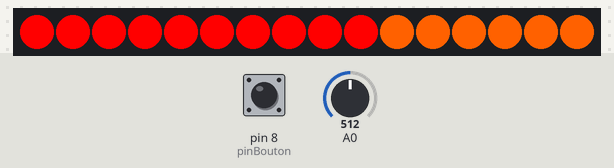
Simulated run of this sketch. Board: Arduino Uno, built with avr-gcc and run on an emulated ATmega328P. Parts: 16 RGB LEDs in strip order, left to right. Inputs (shaded band) come from the test bench; at power-on: A0 = 512, pin 8 (pinBouton) HIGH. What the sketch prints to the serial monitor is not drawn.

Above: at 1.2 s.
1.3 s: A0 set to 716
At 2.5 s:
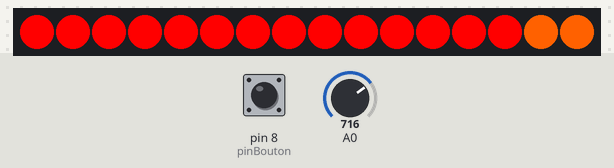
2.8 s: A0 set to 900
At 3.6 s:
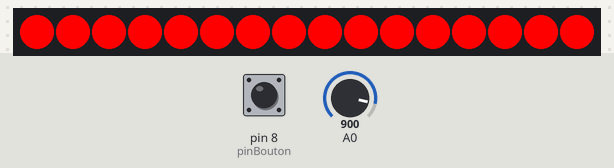
4.3 s: A0 set to 306
At 4.8 s:
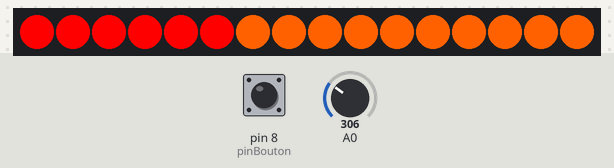
5.8 s: pin 8 (pinBouton) pulsed LOW 2 times (0.12 s each, 0.3 s apart)
Timing chart, 0 to 8.8 s (numbered marks = the images above; inputs shaded):
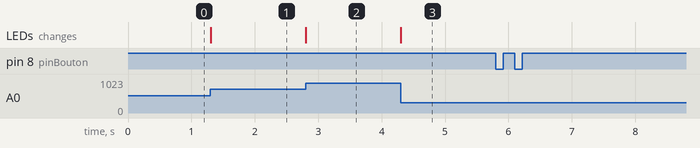

The sketch:

Lingyi_Zoe.ino
```cpp
#include <FastLED.h>
#include <EasyButton.h>


int r = 252;
int g = 0;
int b = 0;
int pinBouton = 8;
int buzzer = 9;

#define LED_PIN     7
#define NUM_LEDS   16

CRGB leds[NUM_LEDS];

int s = 0;


EasyButton button(pinBouton);

boolean updateLights = true;
boolean pupdateLights = true;


void setup() {

  FastLED.addLeds<WS2812, LED_PIN, GRB>(leds, NUM_LEDS);
  for (int i = 8; i >= 0; i--)
  {
    leds[i] = CRGB ( r, g, b);
    leds[3 - i] = CRGB (r, g, b );
    //delay(40);

  }
  FastLED.show();
  Serial.begin(9600);
  pinMode(pinBouton, INPUT);
  button.begin();
  // Add the callback function to be called when the button is pressed.
  button.onPressed(onPressed);

}

void onPressed() {
  updateLights = !updateLights;
  // goal1 = npix;
  //  if (i = 5) {
  //    tone(buzzer, 1000); // tone() is the main function to use with a buzzer, it takes 2 or 3 parameteres (buzzer pin, sound frequency, duration)
  //    delay(500);
  //    tone(buzzer, 2000); // You can also use noTone() to stop the sound it takes 1 parametere which is the buzzer pin
  //    delay(500);
  //  }

}
void loop() {


  button.read();

  s = analogRead(A0);
  // Serial.println(s);

  //  if((s>=535)&&(s<=540))
  //  {
  //    leds[8]=CRGB (20, 135, 217);
  //    leds[9]=CRGB (20, 135, 217);
  //  }
  //  else if((s>=530)&&(s<=535))
  //   {
  //     leds[8]=CRGB (20, 217, 30);
  //    leds[9]=CRGB (20, 217, 30);
  //   }
  //  else
  //  {
  //     leds[8] = CRGB ( r,g,b);
  //     leds[9] = CRGB ( r,g,b);
  //  }


  if (updateLights == true) {
    int npix = map(s, 0, 800, 0 , NUM_LEDS);
    for (int i = 0; i <= NUM_LEDS; i++)
    {
      if (i < npix) leds[i] = CRGB ( 255, 0, 0);
      else leds[i] = CRGB ( 255, 97, 0);

    }
    FastLED.show();
  } else {
    // int goal = 0;
    if (pupdateLights != updateLights) {
      int goal = map(analogRead(0), 0, 800, 0 , NUM_LEDS);

      Serial.println("button just pressed");
      Serial.println(goal);

      if (goal >= 14 || goal == 15 || goal == 13) {
        //gagne = true;
        Serial.println("gagne");
        tone(buzzer, 1000); // tone() is the main function to use with a buzzer, it takes 2 or 3 parameteres (buzzer pin, sound frequency, duration)
        delay(100);
        tone(buzzer, 2000); // You can also use noTone() to stop the sound it takes 1 parametere which is the buzzer pin
        delay(100);
        tone(buzzer, 1000); // tone() is the main function to use with a buzzer, it takes 2 or 3 parameteres (buzzer pin, sound frequency, duration)
        delay(100);
        tone(buzzer, 2000); // You can also use noTone() to stop the sound it takes 1 parametere which is the buzzer pin
        delay(100);
        tone(buzzer, 1000); // tone() is the main function to use with a buzzer, it takes 2 or 3 parameteres (buzzer pin, sound frequency, duration)
        delay(500);
        tone(buzzer, 2000); // You can also use noTone() to stop the sound it takes 1 parametere which is the buzzer pin
        delay(500);
        noTone(buzzer);
        Serial.println(goal);
      }
      else {
        Serial.println("perdu");
        noTone(buzzer);
      }


    }


  }

  pupdateLights = updateLights;


  //delay(30);
}
```

Measured:
- after the input at 1.3 s, the LEDs: change at once (image 1)
- after the input at 2.8 s, the LEDs: change at once (image 2)
- after the input at 4.3 s, the LEDs: change at once (image 3)
